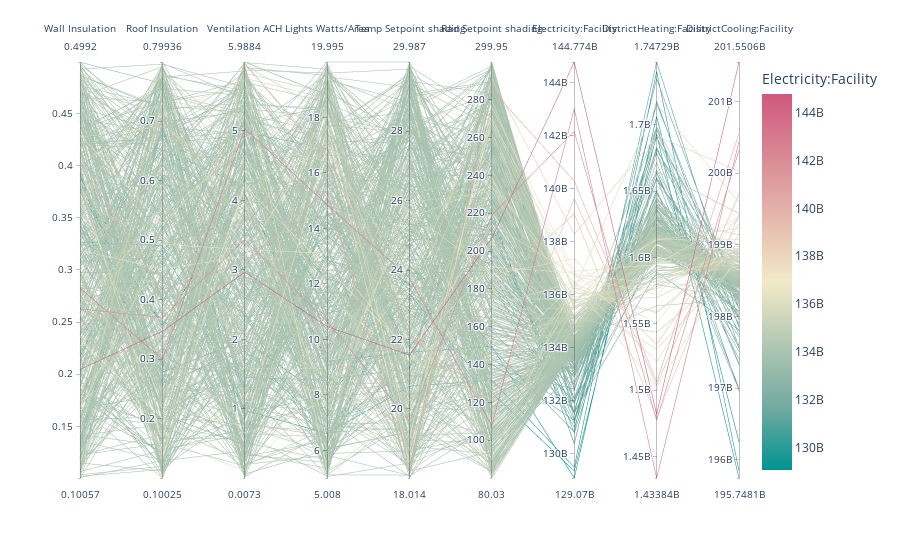

This figure's notebook cell:
### Code cell
import plotly
plotly.offline.init_notebook_mode(connected=True)

import plotly.express as px
fig = px.parallel_coordinates(srresults,color="Electricity:Facility", dimensions=features+objectives,
                             color_continuous_scale=px.colors.diverging.Tealrose)
fig.show()

### Figure 1 — Plotly figure (JSON) as saved in the notebook; plotly's stock layout.template omitted (floating-point values rounded to 4 significant figures; data arrays with more than 128 entries replaced by an {"elided": "..."} marker saying what was removed)
{"data": [{"dimensions": [{"label": "Wall Insulation", "values": {"elided": "500 float values"}}, {"label": "Roof Insulation", "values": {"elided": "500 float values"}}, {"label": "Ventilation ACH", "values": {"elided": "500 float values"}}, {"label": "Lights Watts/Area", "values": {"elided": "500 float values"}}, {"label": "Temp Setpoint shading", "values": {"elided": "500 float values"}}, {"label": "Rad Setpoint shading", "values": {"elided": "500 float values"}}, {"label": "Electricity:Facility", "values": {"elided": "500 float values"}}, {"label": "DistrictHeating:Facility", "values": {"elided": "500 float values"}}, {"label": "DistrictCooling:Facility", "values": {"elided": "500 float values"}}], "domain": {"x": [0, 1], "y": [0, 1]}, "line": {"color": {"elided": "500 float values"}, "coloraxis": "coloraxis"}, "name": "", "type": "parcoords"}], "layout": {"coloraxis": {"colorbar": {"title": {"text": "Electricity:Facility"}}, "colorscale": [[0, "rgb(0, 147, 146)"], [0.1667, "rgb(114, 170, 161)"], [0.3333, "rgb(177, 199, 179)"], [0.5, "rgb(241, 234, 200)"], [0.6667, "rgb(229, 185, 173)"], [0.8333, "rgb(217, 137, 148)"], [1, "rgb(208, 88, 126)"]]}, "legend": {"tracegroupgap": 0}, "margin": {"t": 60}}}
